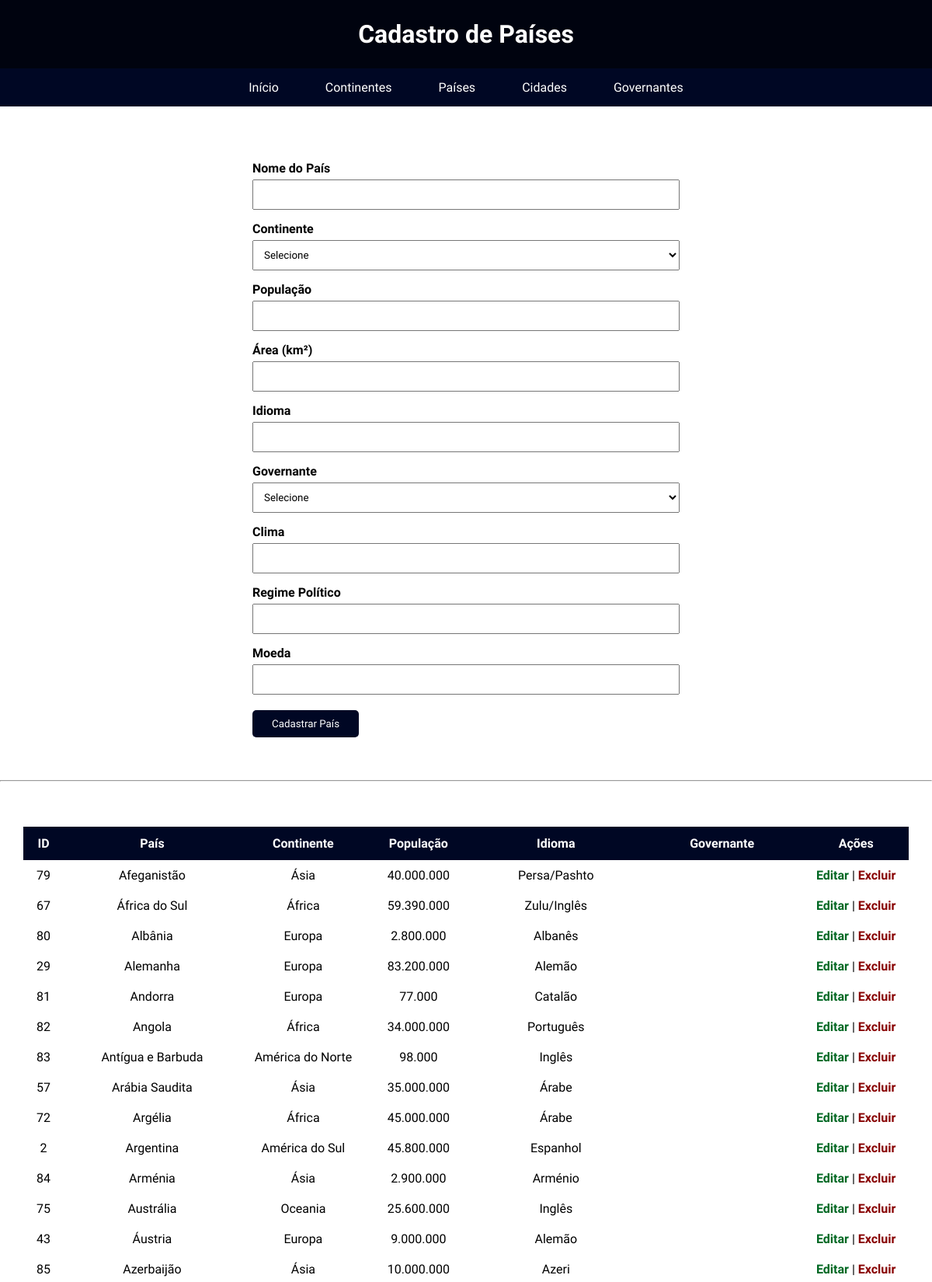
The app's page /paises.php (upper part) with its own data.
### tables this page shows
create table tb_paises(
id_pais int primary key not null auto_increment,
id_continente int not null,
nome varchar(100) not null,
area int not null,
populacao bigint not null,
idioma varchar(30) not null,
id_governante int,
clima varchar(60) not null,
regime varchar(100) not null,
moeda varchar(60) not null,
foreign key (id_continente) references tb_continentes(id_continente),
foreign key (id_governante) references tb_governantes(id_governante)
);

create table tb_continentes(
id_continente int primary key not null auto_increment,
nome varchar(100) not null,
populacao bigint not null,
area int not null,
qtd_paises int not null
);

### paises.php (the view, shortened to what this page needs)
<?php
include("conexao.php");
$id_pais = "";
$nome = "";
$area = "";
$populacao = "";
$idioma = "";
$clima = "";
$regime = "";
$moeda = "";
?>
<!DOCTYPE html>
<html lang="pt-br">
<head>
<link rel="stylesheet" href="css/css_mundo.css">
</head>
<body>
<header>
<h1>Cadastro de Países</h1>
</header>
<nav>
    <ul>
        <li><a href="index.php">Início</a></li>
        <li><a href="continentes.php">Continentes</a></li>
        <li><a href="paises.php">Países</a></li>
        <li><a href="cidades.php">Cidades</a></li>
        <li><a href="governantes.php">Governantes</a></li>
    </ul>
</nav>
<form method="POST" onsubmit="return validarFormulario();">
<label>Nome do País</label>
<input type="text" name="nome" required value="<?php echo $nome; ?>">
<label>Continente</label>
<select name="id_continente" required>
    <option value="">Selecione</option>
</select>
<label>População</label>
<input type="number" name="populacao" required value="<?php echo $populacao; ?>">
<label>Área (km²)</label>
<input type="number" step="0.01" name="area" required value="<?php echo $area; ?>">
<label>Idioma</label>
<input type="text" name="idioma" required value="<?php echo $idioma; ?>">
<label>Governante</label>
<select name="id_governante">
    <option value="">Selecione</option>
</select>
<label>Clima</label>
<input type="text" name="clima" required value="<?php echo $clima; ?>">
<label>Regime Político</label>
<input type="text" name="regime" required value="<?php echo $regime; ?>">
<label>Moeda</label>
<input type="text" name="moeda" required value="<?php echo $moeda; ?>">
<button type="submit" name="salvar">
<?php
if($id_pais == ""){
    echo "Cadastrar País";
}else{
    echo "Atualizar País";
}
?>
</button>
</form>
<hr>
<h2 style="text-align:center; color:white;">Lista de Países</h2>
<table>
<tr>
    <th>ID</th>
    <th>País</th>
    <th>Continente</th>
    <th>População</th>
    <th>Idioma</th>
    <th>Governante</th>
    <th>Ações</th>
</tr>
<?php
$sql = mysqli_query($conexao,"
SELECT
tb_paises.*,
tb_continentes.nome AS continente,
tb_governantes.nome AS governante
FROM tb_paises
LEFT JOIN tb_continentes
ON tb_paises.id_continente = tb_continentes.id_continente
LEFT JOIN tb_governantes
ON tb_paises.id_governante = tb_governantes.id_governante
ORDER BY tb_paises.nome
");
while($dados = mysqli_fetch_assoc($sql)){
?>
<tr>
    <td><?php echo $dados['id_pais']; ?></td>
    <td><?php echo $dados['nome']; ?></td>
    <td><?php echo $dados['continente']; ?></td>
    <td><?php echo number_format($dados['populacao'],0,",","."); ?></td>
    <td><?php echo $dados['idioma']; ?></td>
    <td><?php echo $dados['governante']; ?></td>
    <td>
        <a class="editar"
        href="paises.php?editar=<?php echo $dados['id_pais']; ?>">
        Editar
        </a>
        |
        <a class="excluir"
        href="paises.php?excluir=<?php echo $dados['id_pais']; ?>"
        onclick="return confirmarExclusao();">
        Excluir
        </a>
    </td>
</tr>
<?php
}
?>
</table>
<br>
</body>
</html>

### css/css_mundo.css (style rules this page uses)
* { margin:0; padding:0; box-sizing:border-box; font-family: "Asap", sans-serif; }
body { background-image:url("imgs/fundo.jpg"); background-repeat: no-repeat; background-size: cover; background-attachment: fixed; }
header { background:#00030f; color:white; text-align:center; padding:25px; font-weight: 700; font-variation-settings: "wdth" 100; }
nav { background:#000724; }
nav ul { list-style:none; display:flex; justify-content:center; }
nav ul li { margin:0 15px; }
nav ul li a { display:block; color:white; text-decoration:none; padding:15px; transition:.3s; }
form { background:#ffffff8e; width:600px; max-width:95%; margin:30px auto; padding:25px; border-radius:10px; box-shadow:#ffffff3d; }
label { display:block; margin-top:15px; margin-bottom:5px; font-weight:bold; border-radius: 10px; }
input, select { width:100%; padding:10px; }
button { margin-top:20px; padding:10px 25px; background:#000724; color:white; border:none; border-radius:5px; cursor:pointer; }
table { width:95%; margin:auto; border-collapse:collapse; background:#ffffff8e; margin-top:30px; border-radius: 20px; }
table th { background:#000724; color:white; padding:12px; }
table td { padding:10px; text-align:center; }
table tr:nth-child(even) { background:#ffffff8e; }
.editar { color:#006823; text-decoration:none; font-weight:bold; }
.excluir { color:#880000; text-decoration:none; font-weight:bold; }

### records on screen
tb_paises: id_pais "79", nome "Afeganistão", id_continente.nome "Ásia", populacao "40.000.000", idioma "Persa/Pashto"
tb_paises: id_pais "67", nome "África do Sul", id_continente.nome "África", populacao "59.390.000", idioma "Zulu/Inglês"
tb_paises: id_pais "80", nome "Albânia", id_continente.nome "Europa", populacao "2.800.000", idioma "Albanês"
tb_paises: id_pais "29", nome "Alemanha", id_continente.nome "Europa", populacao "83.200.000", idioma "Alemão"
tb_paises: id_pais "81", nome "Andorra", id_continente.nome "Europa", populacao "77.000", idioma "Catalão"
tb_paises: id_pais "82", nome "Angola", id_continente.nome "África", populacao "34.000.000", idioma "Português"
tb_paises: id_pais "83", nome "Antígua e Barbuda", id_continente.nome "América do Norte", populacao "98.000", idioma "Inglês"
tb_paises: id_pais "57", nome "Arábia Saudita", id_continente.nome "Ásia", populacao "35.000.000", idioma "Árabe"
tb_paises: id_pais "72", nome "Argélia", id_continente.nome "África", populacao "45.000.000", idioma "Árabe"
tb_paises: id_pais "2", nome "Argentina", id_continente.nome "América do Sul", populacao "45.800.000", idioma "Espanhol"
tb_paises: id_pais "84", nome "Arménia", id_continente.nome "Ásia", populacao "2.900.000", idioma "Arménio"
tb_paises: id_pais "75", nome "Austrália", id_continente.nome "Oceania", populacao "25.600.000", idioma "Inglês"
tb_paises: id_pais "43", nome "Áustria", id_continente.nome "Europa", populacao "9.000.000", idioma "Alemão"
tb_paises: id_pais "85", nome "Azerbaijão", id_continente.nome "Ásia", populacao "10.000.000", idioma "Azeri"
